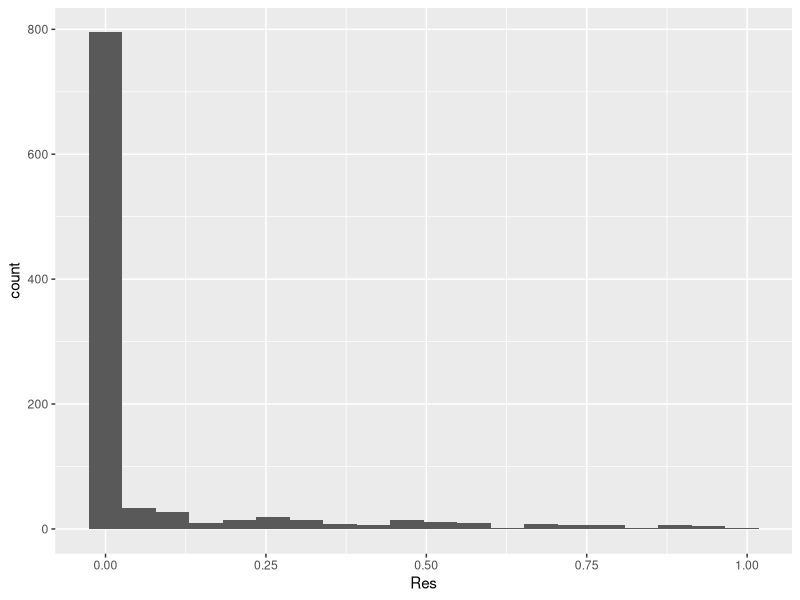
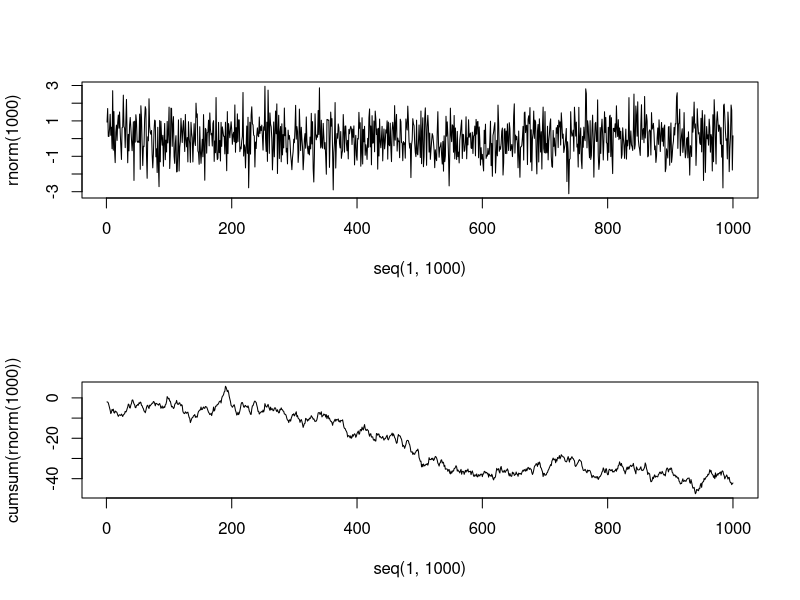

Reproduce these figures in R, in order.
## ---- chunk 1
knitr::opts_chunk$set(echo = TRUE)
library(tidyverse)
## ---- chunk 2
NReg <- function(junk) {
y1 <- rnorm(200)
y2 <- rnorm(200)
return(summary(lm(y1~y2))$coefficients[2,4])
}
NReg.Result <- data.frame(Res=sapply(1:1000, function(x) {NReg(x)}))
table(NReg.Result$Res < 0.05)
## ---- chunk 3
Spurious <- function(junk) {
y1 <- cumsum(rnorm(200))
y2 <- cumsum(rnorm(200))
return(summary(lm(y1~y2))$coefficients[2,4])
}
Spurious.Result <- data.frame(Res=sapply(1:1000, function(x) {Spurious(x)}))
## ---- chunk 4
Spurious.Result %>% ggplot(., aes(x=Res)) + geom_histogram(bins=20)
## ---- chunk 5
par(mfrow=c(2,1))
plot(seq(1,1000), rnorm(1000), type="l")
plot(seq(1,1000), cumsum(rnorm(1000)), type="l")
